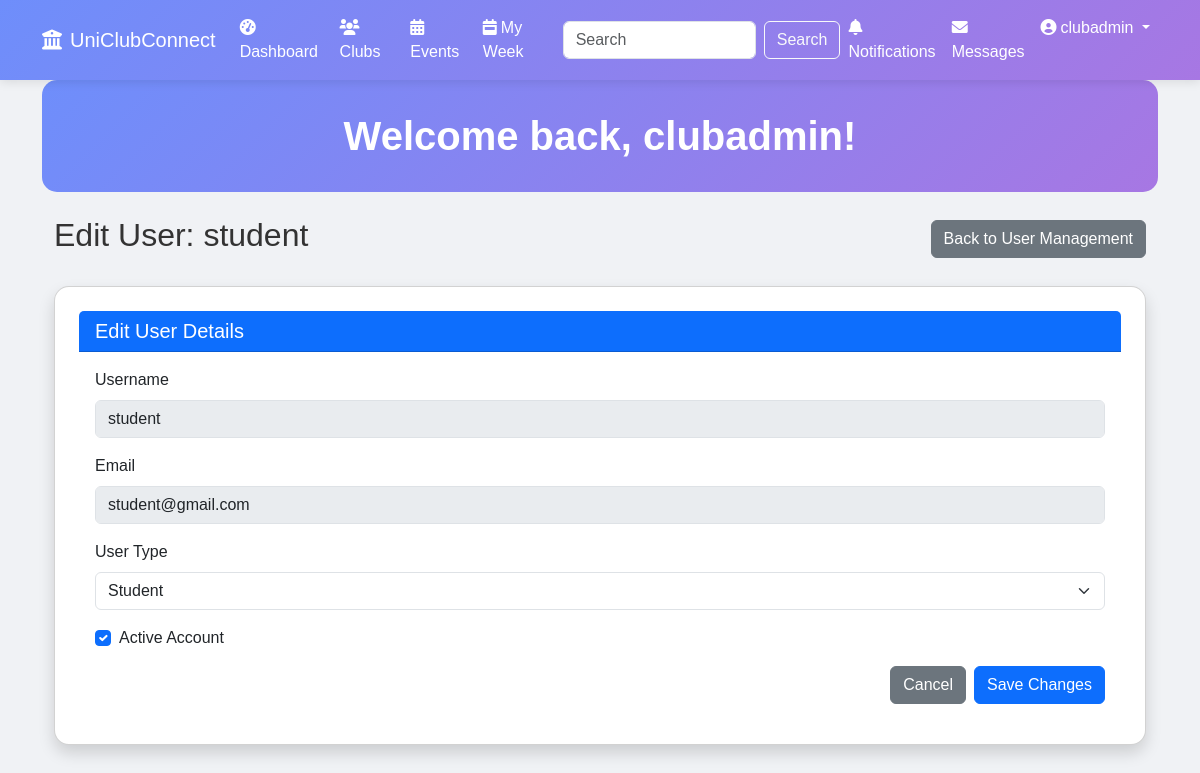
The app's page /edit-user/12/ (signed in) with its own data.
### accounts/models.py (models this page shows, shortened)
class User(AbstractUser):
    USER_TYPE_CHOICES = (
        ('admin', 'Admin'),
        ('student', 'Student'),
        ('founder', 'Founder'),
    )
    user_type = models.CharField(max_length=10, choices=USER_TYPE_CHOICES, default='student')
    profile_picture = models.ImageField(upload_to='profile_pics/', null=True, blank=True)
    department = models.CharField(max_length=100, blank=True)
    bio = models.TextField(blank=True)
    last_seen = models.DateTimeField(null=True, blank=True)
    def is_admin(self):
        return self.user_type == 'admin'

### dashboard/views.py (the view, shortened to what this page needs)
# urls.py: path('edit-user/<int:user_id>/', views.edit_user, name='edit_user'),
@login_required
def edit_user(request, user_id):
    if not request.user.is_admin():
        messages.error(request, "You don't have permission to access this page.")
        return redirect('dashboard')
    user_to_edit = get_object_or_404(User, id=user_id)
    return render(request, 'dashboard/edit_user.html', {'user_to_edit': user_to_edit})

### dashboard/context_processors.py (called while the page is built)
def notification_count(request):
    if request.user.is_authenticated:
        unread_count = Notification.objects.filter(user=request.user, is_read=False).count()
        return {
            'unread_notification_count': unread_count
        }
    return {
        'unread_notification_count': 0
    }

### sitetheme/context_processors.py (called while the page is built)
def theme_settings(request):
    try:
        settings = ThemeSettings.objects.get(pk=1)
    except ThemeSettings.DoesNotExist:
        settings = None
    return {'theme_settings': settings}

### templates/dashboard/edit_user.html (shortened to what this page needs)
{% extends 'base.html' %}
{% block content %}
<div class="container mt-4">
    <div class="d-flex justify-content-between align-items-center mb-4">
        <h2>Edit User: {{ user_to_edit.username }}</h2>
        <a href="{% url 'manage_users' %}" class="btn btn-secondary">Back to User Management</a>
    </div>
    <div class="card shadow">
        <div class="card-header bg-primary text-white">
            <h5 class="mb-0">Edit User Details</h5>
        </div>
        <div class="card-body">
            <form method="post">
                <div class="mb-3">
                    <label for="username" class="form-label">Username</label>
                    <input type="text" class="form-control" id="username" value="{{ user_to_edit.username }}" disabled>
                </div>
                <div class="mb-3">
                    <label for="email" class="form-label">Email</label>
                    <input type="email" class="form-control" id="email" value="{{ user_to_edit.email }}" disabled>
                </div>
                <div class="mb-3">
                    <label for="user_type" class="form-label">User Type</label>
                    <select class="form-select" id="user_type" name="user_type">
                        <option value="student" {% if user_to_edit.user_type == 'student' %}selected{% endif %}>Student</option>
                    </select>
                </div>
                <div class="mb-3 form-check">
                    <input type="checkbox" class="form-check-input" id="is_active" name="is_active" {% if user_to_edit.is_active %}checked{% endif %}>
                    <label class="form-check-label" for="is_active">Active Account</label>
                </div>
                <div class="d-flex justify-content-end">
                    <a href="{% url 'manage_users' %}" class="btn btn-secondary me-2">Cancel</a>
                    <button type="submit" class="btn btn-primary">Save Changes</button>
                </div>
            </form>
        </div>
    </div>
</div>
{% endblock %}

### templates/base.html (shortened to what this page needs)
{% load static %}
<!DOCTYPE html>
<html lang="en">
<head>
    <link href="https://cdn.jsdelivr.net/npm/bootstrap@5.3.0-alpha1/dist/css/bootstrap.min.css" rel="stylesheet">
    <link rel="stylesheet" href="https://cdnjs.cloudflare.com/ajax/libs/font-awesome/6.0.0/css/all.min.css">
    <link rel="stylesheet" href="{% static 'css/dynamic_theme.css' %}">
</head>
<body>
    <nav class="navbar navbar-expand-lg navbar-dark">
        <div class="container">
            <a class="navbar-brand" href="{% url 'home' %}">
                <i class="fas fa-university me-2"></i>UniClubConnect
            </a>
            <div class="collapse navbar-collapse" id="navbarNav">
                <ul class="navbar-nav me-auto">
                    <li class="nav-item">
                        <a class="nav-link" href="{% url 'dashboard' %}">
                            <i class="fas fa-tachometer-alt me-1"></i>Dashboard
                        </a>
                    </li>
                    <li class="nav-item">
                        <a class="nav-link" href="{% url 'manage_clubs' %}">
                            <i class="fas fa-users me-1"></i>Clubs
                        </a>
                    </li>
                    <li class="nav-item">
                        <a class="nav-link" href="{% url 'events' %}">
                            <i class="fas fa-calendar-alt me-1"></i>Events
                        </a>
                    </li>
                    <li class="nav-item">
                        <a class="nav-link" href="{% url 'my_week' %}">
                            <i class="fas fa-calendar-week me-1"></i>My Week
                        </a>
                    </li>
                </ul>
                <form class="d-flex me-auto" action="{% url 'search' %}" method="get">
                    <input class="form-control me-2" type="search" name="q" placeholder="Search" aria-label="Search">
                    <button class="btn btn-outline-light" type="submit">Search</button>
                </form>
                <ul class="navbar-nav">
                    <li class="nav-item">
                        <a class="nav-link notification-icon" href="{% url 'notifications' %}">
                            <i class="fas fa-bell me-1"></i>Notifications
                        </a>
                    </li>
                    <li class="nav-item">
                        <a class="nav-link message-icon" href="{% url 'chat' %}">
                            <i class="fas fa-envelope me-1"></i>Messages
                        </a>
                    </li>
                    {% if user.is_authenticated %}
                    <li class="nav-item dropdown">
                        <a class="nav-link dropdown-toggle" href="#" id="navbarDropdown" role="button" data-bs-toggle="dropdown" aria-expanded="false">
                            <i class="fas fa-user-circle me-1"></i>{{ user.username }}
                        </a>
                    </li>
                    {% endif %}
                </ul>
            </div>
        </div>
    </nav>
    <div class="container main-content">
        {% if user.is_authenticated %}
        <div class="header">
            <h1>Welcome back, {{ user.username }}!</h1>
        </div>
        {% endif %}
        {% block content %}{% endblock %}
    </div>
</body>
</html>

### static/css/dynamic_theme.css (style rules this page uses)
body { font-family: 'Poppins', sans-serif; background-color: #f0f2f5; color: #333; transition: background-color 0.3s, color 0.3s; }
.card { background: #fff; border-radius: 15px; box-shadow: 0 4px 20px rgba(0, 0, 0, 0.05); padding: 1.5rem; transition: transform 0.3s, box-shadow 0.3s; }
.header { background: linear-gradient(135deg, #6e8efb, #a777e3); color: #fff; padding: 2rem; border-radius: 15px; text-align: center; }
.header h1 { font-size: 2.5rem; font-weight: 700; margin: 0; }
.card, .header { animation: fadeIn 0.5s ease-out; }
.navbar { background: linear-gradient(135deg, #6e8efb, #a777e3); box-shadow: 0 2px 10px rgba(0, 0, 0, 0.1); }
.navbar-brand, .nav-link, .navbar-toggler-icon { color: #fff !important; }
.navbar-brand .fa-university, .nav-link .fas { color: #fff; transition: color 0.3s; }

### records on screen
User: username "clubadmin"
User: username "student", email "student@gmail.com", user_type "Student", is_active "☑"
